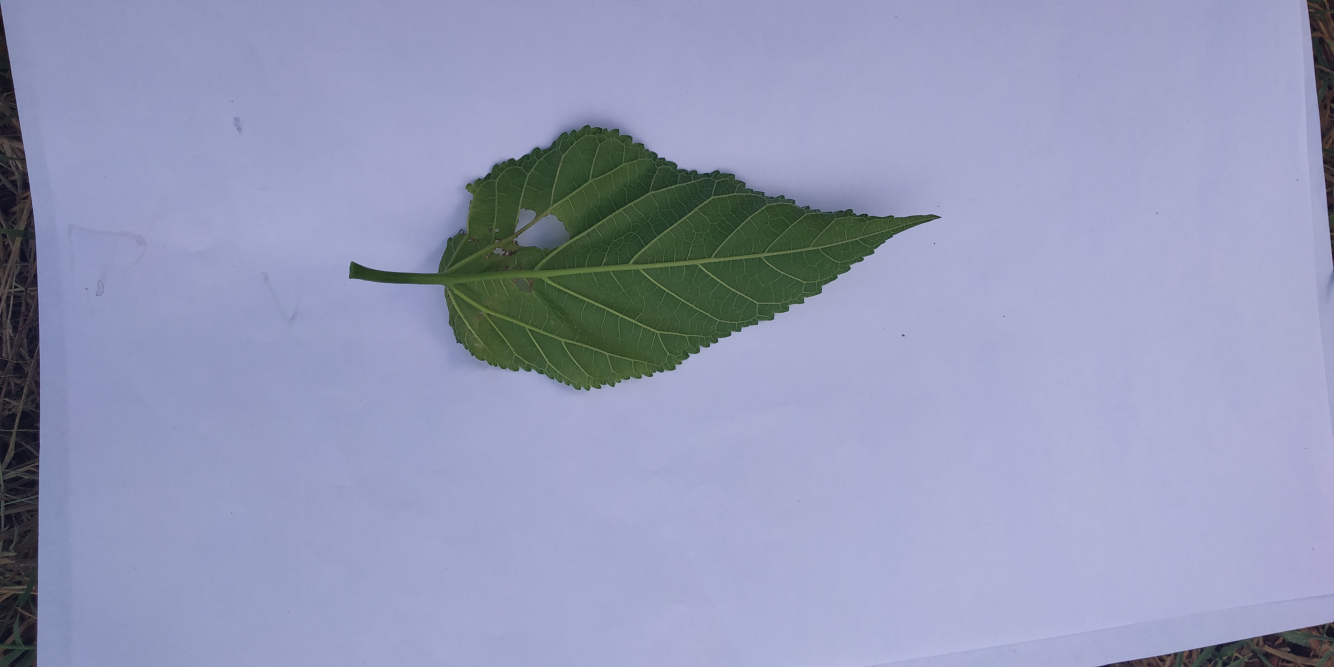
#> input picture 11.jpg, 4000 x 2000 px (shown at 1/3 size)
$ python -i Optimized.py   (imports and definitions only)   (older library calls are emulated)
#> lines starting #> are read from the running program, lines starting #| are printed output that depends on the picture; after the words box and inside, x2 and y2 are one past the last pixel; in counts of white or black regions, pixels touching at a corner belong together
#> further down, picture is the input picture: shape (2000, 4000, 3); mean B, G, R 184.5, 154.1, 148.6
# Importing necessary libraries
from __future__ import division
import cv2
from matplotlib import pyplot as plt
from sklearn.neighbors import KNeighborsClassifier
from sklearn.model_selection import train_test_split
from sklearn import metrics
import numpy as np
import glob
import mahotas
import pandas as pd
import os


# Importing necessary libraries
Testpath = glob.glob(r"C:\Users\Varsha\Desktop\Test\*.png")  # Path for test images
Trainpath = glob.glob(r"C:\Users\Varsha\Desktop\Traindata\*.png")  # Path for training images


# [99 lines left out: functions color, texture, shape, not called in this run]


# Functions to display, overlay mask, and crop image

green = (0, 0, 255)  # Color for drawing ellipses (red in BGR format)

def show(image):
    """
    Function to display an image using Matplotlib.

    Parameters:
    image (ndarray): Input image to be displayed.

    This function displays the input image in a figure of size 10x10.
    """
    plt.figure(figsize=(10, 10))
    plt.imshow(image)

def overlay_mask(mask, image):
    """
    Function to overlay a mask on the input image.

    Parameters:
    mask (ndarray): Binary mask where detected regions are white.
    image (ndarray): Original image on which the mask will be overlaid.

    This function converts the mask to RGB format and overlays it on the original image.

    Returns:
    img (ndarray): Image with the mask overlaid.
    """
    rgb_mask = cv2.cvtColor(mask, cv2.COLOR_GRAY2RGB)  # Convert the mask to RGB
    img = cv2.addWeighted(rgb_mask, 0.5, image, 0.5, 0)  # Overlay the mask onto the image
    return img

# [22 lines left out: function crop, not called in this run]

def circle_contour(image, contour):
    """
    Function to draw an ellipse around the largest contour.

    Parameters:
    image (ndarray): Input image on which the contour will be drawn.
    contour (ndarray): The largest contour detected.

    This function draws an ellipse around the contour and returns the modified image.

    Returns:
    image_with_ellipse (ndarray): Image with the ellipse drawn around the contour.
    """
    image_with_ellipse = image.copy()  # Create a copy of the image
    ellipse = cv2.fitEllipse(contour)  # Fit an ellipse to the contour
    cv2.ellipse(image_with_ellipse, ellipse, green, 2, cv2.LINE_AA)  # Draw the ellipse on the image
    return image_with_ellipse


# Function to find the biggest contour in the image
def find_biggest_contour(image):
    """
    Function to find and return the biggest contour in the input image.

    Parameters:
    image (ndarray): Binary image with contours.

    This function finds all the contours in the image, selects the largest one based on area,
    and creates a mask that highlights the biggest contour.

    Returns:
    biggest_contour (ndarray): The largest contour detected.
    mask (ndarray): Binary mask with the largest contour highlighted.
    """
    image = image.copy()  # Make a copy of the image to avoid modifying the original
    contours, hierarchy = cv2.findContours(image, cv2.RETR_LIST, cv2.CHAIN_APPROX_SIMPLE)  # Find contours
    contour_sizes = [(cv2.contourArea(contour), contour) for contour in contours]  # List contour areas
    biggest_contour = max(contour_sizes, key=lambda x: x[0])[1]  # Find the largest contour by area
    mask = np.zeros(image.shape, np.uint8)  # Create an empty mask
    cv2.drawContours(mask, [biggest_contour], -1, 255, -1)  # Draw the largest contour on the mask
    return biggest_contour, mask

# Function to detect and highlight the leaf in the image
def find_leaf(image):
    """
    Function to detect the leaf in the image and highlight it.

    Parameters:
    image (ndarray): Input image in BGR format.

    This function converts the image to HSV, applies a color mask to detect green (the leaf),
    and then finds the largest contour, overlays the mask, and draws an ellipse around the leaf.

    Returns:
    bgr (ndarray): Image with the leaf detected and highlighted in BGR format.
    """
    image = cv2.cvtColor(image, cv2.COLOR_BGR2RGB)  # Convert the image from BGR to RGB
    max_dimension = max(image.shape)  # Find the largest dimension of the image
    scale = 700 / max_dimension  # Calculate the scaling factor to resize the image
    image = cv2.resize(image, None, fx=scale, fy=scale)  # Resize the image
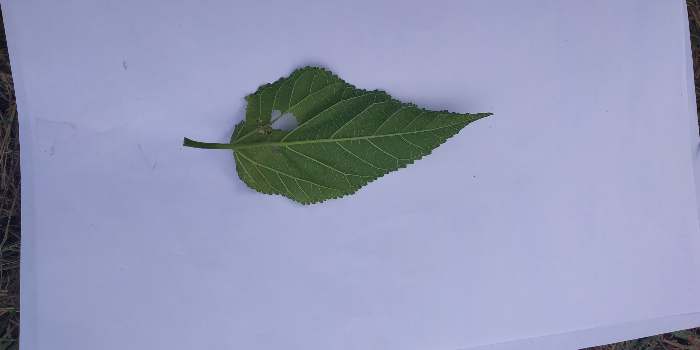
#> image: shape (350, 700, 3); mean R, G, B 148.5, 154.1, 184.5
    image_blur_hsv = cv2.cvtColor(image, cv2.COLOR_RGB2HSV)  # Convert the image to HSV
#> image_blur_hsv: shape (350, 700, 3); mean H, S, V 111.6, 55.9, 186.9
    min_green = np.array([40, 40, 40])  # Define the lower bound for green color
    max_green = np.array([70, 255, 255])  # Define the upper bound for green color
    mask = cv2.inRange(image_blur_hsv, min_green, max_green)  # Create a mask for detecting green
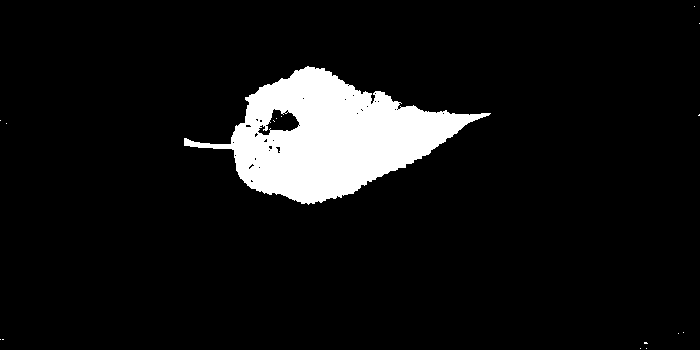
#> mask: shape (350, 700); 8% white; 16 white regions (15 under 20 px), largest, box (x1, y1, x2, y2) and area: (184, 66, 491, 205) 19625
    k = cv2.getStructuringElement(cv2.MORPH_ELLIPSE, (25, 25))  # Define a morphological kernel
    mask_closed = cv2.morphologyEx(mask, cv2.MORPH_CLOSE, k)  # Apply morphological closing to fill gaps
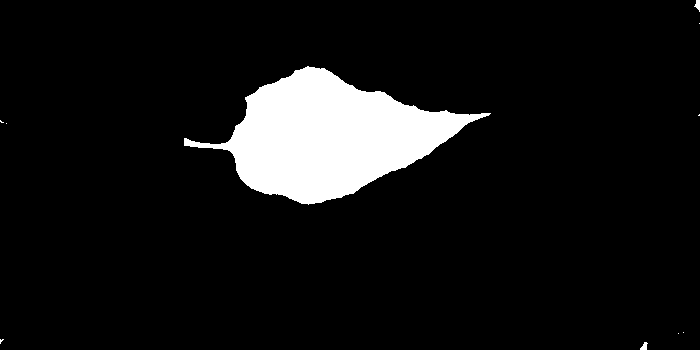
#> mask_closed: shape (350, 700); 8.4% white; 10 white regions (7 under 20 px), largest, box (x1, y1, x2, y2) and area: (184, 66, 491, 205) 20555, (694, 0, 700, 12) 43, (640, 342, 648, 350) 40
    mask_clean = cv2.morphologyEx(mask_closed, cv2.MORPH_OPEN, k)  # Apply morphological opening to remove noise
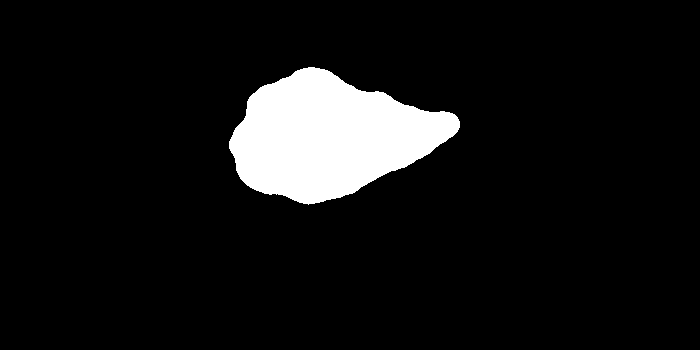
#> mask_clean: shape (350, 700); 8.2% white; 1 white region
    big_leaf_contour, mask_leaf = find_biggest_contour(mask_clean)  # Find the largest contour (the leaf)
#> in find_biggest_contour, `contours, hierarchy = cv2.findContours(image, cv2.RETR_LIST, cv2.CHAIN..`: contours = 1 contour; box (x1, y1, x2, y2) and area: (229, 67, 460, 205) 19709
#> in find_biggest_contour, `contour_sizes = [(cv2.contourArea(contour), contour) for contour in co..`: contour_sizes = 1 item
#> in find_biggest_contour, `biggest_contour = max(contour_sizes, key=lambda x: x[0])[1]`: biggest_contour = contour of 303 points, box (x1, y1, x2, y2) (229, 67, 460, 205), area 19709
#> big_leaf_contour has the same summary as biggest_contour in find_biggest_contour
    overlay = overlay_mask(mask_clean, image)  # Overlay the mask onto the original image
#> in overlay_mask, `img = cv2.addWeighted(rgb_mask, 0.5, image, 0.5, 0)`:
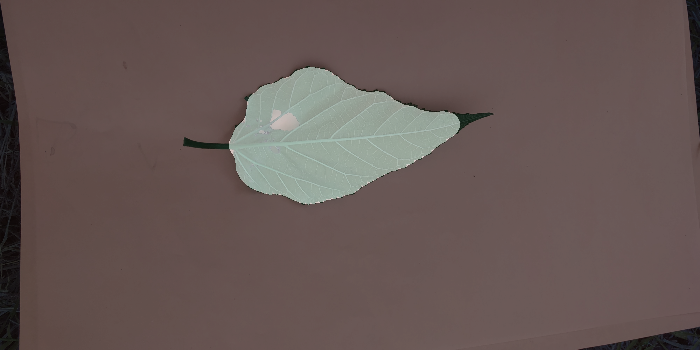
#> img: shape (350, 700, 3); mean B, G, R 84.7, 87.4, 102.6
    circled = circle_contour(overlay, big_leaf_contour)  # Draw an ellipse around the leaf
#> in circle_contour, `ellipse = cv2.fitEllipse(contour)`: ellipse = ((327.8, 135.8), (122.8, 218.9), 84.98)
#> in circle_contour, `cv2.ellipse(image_with_ellipse, ellipse, green, 2, cv2.LINE_AA)`:
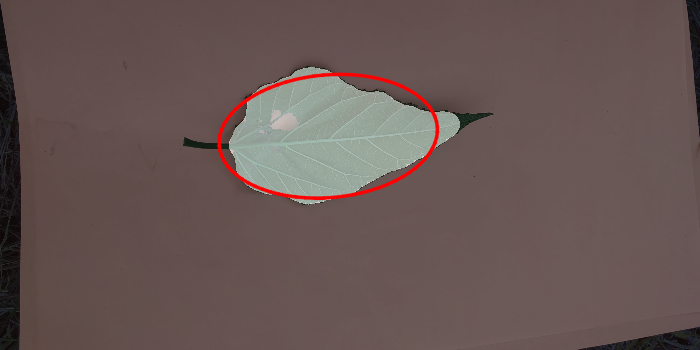
#> image_with_ellipse: shape (350, 700, 3); 1.09% of pixels changed, all inside (x1, y1, x2, y2) = (216, 72, 440, 201)
    show(circled)  # Display the result
    bgr = cv2.cvtColor(overlay, cv2.COLOR_RGB2BGR)  # Convert the result back to BGR format
    return bgr

# Function to capture images from the camera
# [45 lines left out: function camtrig, not called in this run]

# Function to extract features from training data
def Data(path):
    """
    Function to extract features (color, texture, and shape) from images in the specified path.

    Parameters:
    path (list): List of file paths to the training images.

    This function reads each image from the path, extracts color, texture, and shape features,
    and stores them in a DataFrame along with labels (1 for diseased, 0 for healthy).

    Returns:
    DF (DataFrame): Pandas DataFrame containing the features and labels.
    label (list): List of labels corresponding to each image.
    """
    Trainpath1 = os.listdir(r"C:\Users\Varsha\Desktop\Traindata")  # Get list of image files in the training data
    label = []  # Initialize an empty list for storing labels

    # Assign labels based on file name ('d' for diseased, 'h' for healthy)
    for file in Trainpath1:
        y = file.split('.')[0]
        if y == 'd':
            label.append(1)
        elif y == 'h':
            label.append(0)

    q = 0  # Counter for sample numbers
    d = {'Sample': [], 'Label': label}  # Initialize a dictionary to store feature values and labels

    # Initialize lists in the dictionary for storing color, texture, and shape features
    for i in range(8):
        d['value' + str(i)] = []
    for j in range(13):
        d['value' + str(8 + j)] = []
    for k in range(7):
        d['value' + str(21 + k)] = []

    # Iterate over each image path and extract features
    for img in path:
        n = cv2.imread(img)  # Read the image
        colorCall = color(n)  # Extract color features
        texCall = texture(n)  # Extract texture features
        shapeCall = shape(n)  # Extract shape features
        d['Sample'].append(q)  # Add sample number to the dictionary

        # Add the extracted features to the dictionary
        for i in range(8):
            d['value' + str(i)].append(colorCall[i][0])
        for i in range(13):
            d['value' + str(8 + i)].append(texCall[i])
        for i in range(7):
            d['value' + str(21 + i)].append(shapeCall[i])
        q += 1  # Increment the sample counter

    DF = pd.DataFrame(d)  # Convert the dictionary to a Pandas DataFrame
    return DF, label

# Function to perform KNN classification
# [21 lines left out: function KNNlazy, not called in this run]

# Example usage

p = 0  # Initialize counter for saving CSV files

# [1 line that did not run here, left out]
# [1 line not run here, left out]

# [1 line that did not run here, left out]
# [1 line not run here, left out]

>>> import cv2
>>> picture = cv2.imread('11.jpg')
>>> result = find_leaf(picture)

$ run again, on 13.jpg
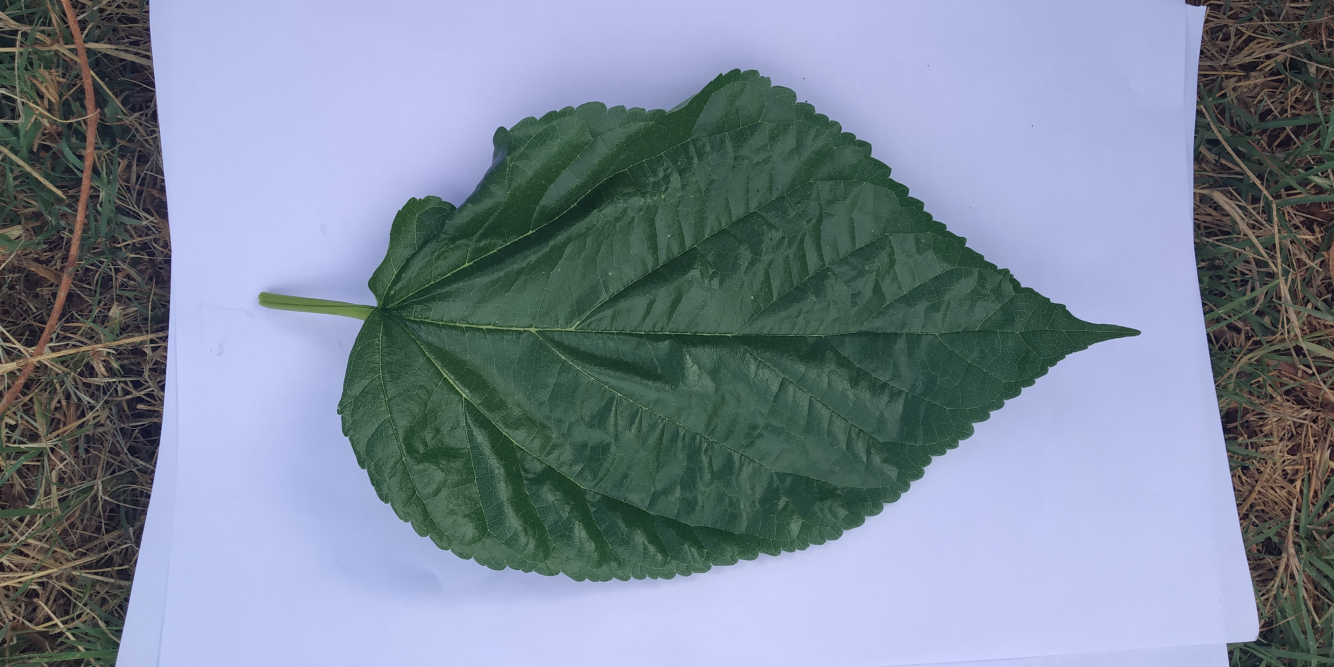
#> input picture 13.jpg, 4000 x 2000 px (shown at 1/3 size)
#> picture is the input picture: shape (2000, 4000, 3); mean B, G, R 151.7, 135.2, 123
#> image_blur_hsv: shape (350, 700, 3); mean H, S, V 93.5, 65.8, 158.5
#> mask_closed: shape (350, 700); 22.6% white; 39 white regions (32 under 20 px), largest, box (x1, y1, x2, y2) and area: (136, 37, 430, 304) 33325, (0, 0, 68, 350) 10556, (629, 17, 700, 247) 7799
#> in find_leaf, `mask_clean = cv2.morphologyEx(mask_closed, cv2.MORPH_OPEN, k)`:
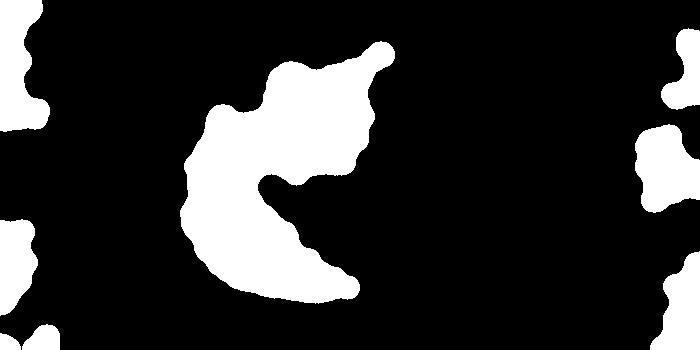
#> mask_clean: shape (350, 700); 19.5% white; 8 white regions
#> contours = 8 contours; box (x1, y1, x2, y2) and area: (180, 41, 395, 304) 29568, (0, 0, 50, 132) 4334, (635, 124, 700, 213) 4158, (650, 251, 700, 350) 3057, (0, 219, 38, 316) 2658, (661, 28, 700, 110) 1880, (22, 324, 60, 350) 684, (0, 333, 21, 350) 238
#> contour_sizes = 8 items
#> biggest_contour = contour of 481 points, box (x1, y1, x2, y2) (180, 41, 395, 304), area 29568
#> big_leaf_contour has the same summary as biggest_contour in find_biggest_contour
#> rgb_mask: shape (350, 700, 3); 19.5% white; 8 white regions, largest, box (x1, y1, x2, y2) and area: (180, 41, 395, 304) 30011, (0, 0, 50, 132) 4511, (635, 124, 700, 213) 4280
#> ellipse = ((292.7, 175.2), (197.7, 265.3), 24.71)
#> in circle_contour, `cv2.ellipse(image_with_ellipse, ellipse, green, 2, cv2.LINE_AA)`:
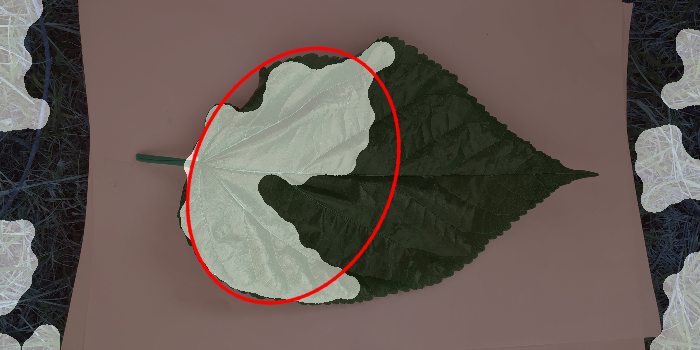
#> image_with_ellipse: shape (350, 700, 3); mean B, G, R 85.4, 91.4, 102.2

$ run again, on 14.jpg
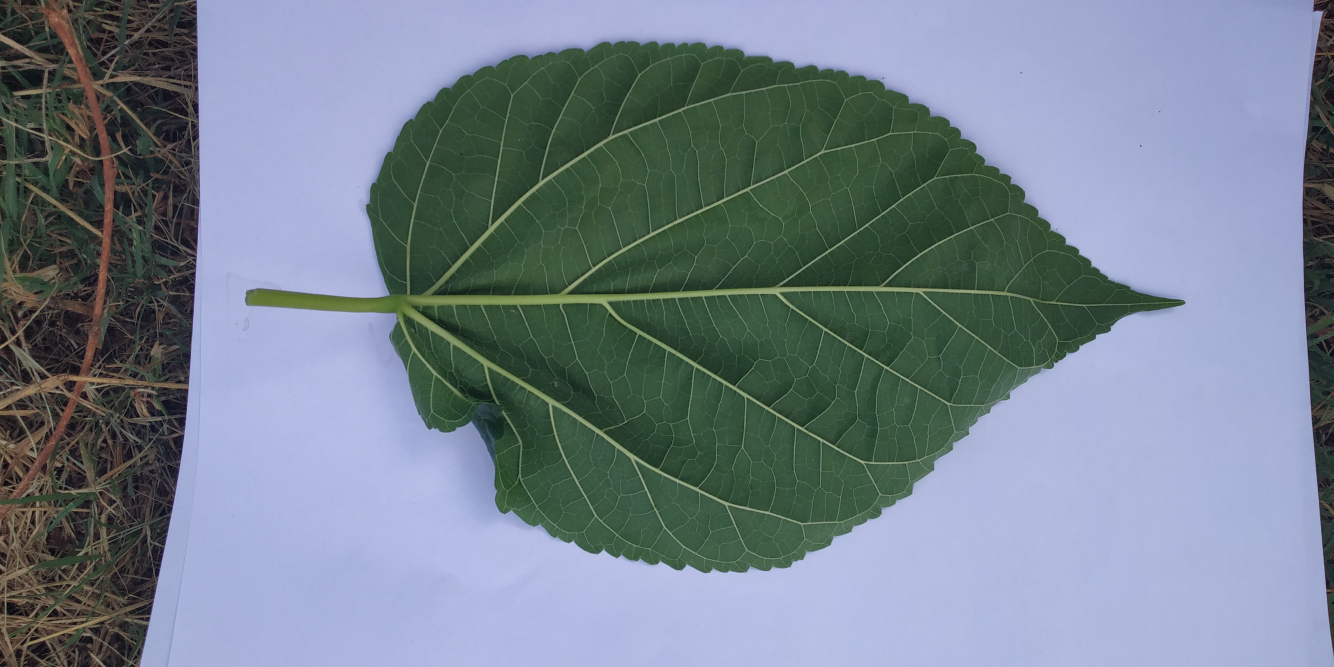
#> input picture 14.jpg, 4000 x 2000 px (shown at 1/3 size)
#> picture is the input picture: shape (2000, 4000, 3); mean B, G, R 142, 129.5, 117.1
#> image_blur_hsv: shape (350, 700, 3); mean H, S, V 90.8, 65.4, 151.2
#> mask_closed: shape (350, 700); 39.1% white; 14 white regions (7 under 20 px), largest, box (x1, y1, x2, y2) and area: (129, 22, 622, 300) 78129, (0, 0, 90, 218) 12306, (0, 215, 70, 350) 4670
#> in find_leaf, `mask_clean = cv2.morphologyEx(mask_closed, cv2.MORPH_OPEN, k)`:
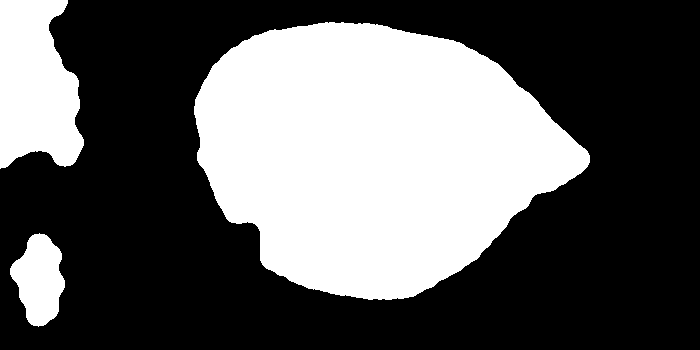
#> mask_clean: shape (350, 700); 37.4% white; 3 white regions
#> contours = 3 contours; box (x1, y1, x2, y2) and area: (194, 22, 590, 300) 76746, (0, 0, 84, 169) 10832, (10, 233, 65, 327) 3300
#> contour_sizes = 3 items
#> biggest_contour = contour of 489 points, box (x1, y1, x2, y2) (194, 22, 590, 300), area 76746
#> big_leaf_contour has the same summary as biggest_contour in find_biggest_contour
#> rgb_mask: shape (350, 700, 3); 37.4% white; 3 white regions, box (x1, y1, x2, y2) and area: (194, 22, 590, 300) 77225, (0, 0, 84, 169) 11074, (10, 233, 65, 327) 3407
#> ellipse = ((373, 154.8), (271.5, 369), 97.07)
#> in circle_contour, `cv2.ellipse(image_with_ellipse, ellipse, green, 2, cv2.LINE_AA)`:
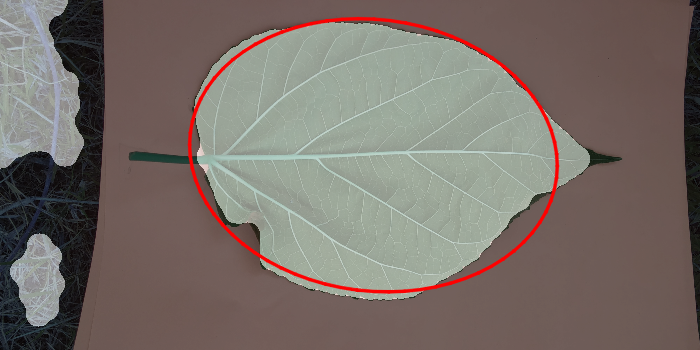
#> image_with_ellipse: shape (350, 700, 3); mean B, G, R 104.7, 110.7, 120.5
